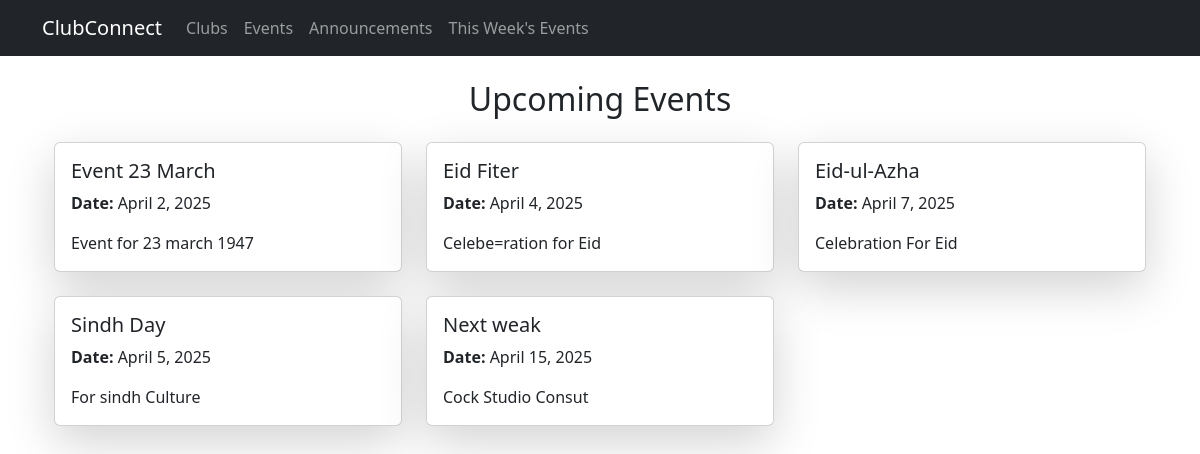
Page /clubs/events/ on the committed database.
### clubapp/models.py (models this page shows, shortened)
class Event(models.Model):
    club = models.ForeignKey(Club, on_delete=models.CASCADE)
    title = models.CharField(max_length=255)
    description = models.TextField()
    date = models.DateField()

### clubapp/views.py (the view)
# urls.py: path('events/', views.event_list, name='event_list'),
def event_list(request):
    events = Event.objects.all()
    return render(request, 'clubapp/event_list.html', {'events': events})

### clubapp/templates/clubapp/event_list.html
{% extends 'base.html' %}
{% block content %}
<div class="container">
    <h2 class="text-center my-4">Upcoming Events</h2>
    <div class="row">
        {% for event in events %}
        <div class="col-md-4">
            <div class="card shadow-lg mb-4">
                <div class="card-body">
                    <h5 class="card-title">{{ event.title }}</h5>
                    <p class="card-text"><strong>Date:</strong> {{ event.date }}</p>
                    <p class="card-text">{{ event.description|truncatewords:15 }}</p>
                </div>
            </div>
        </div>
        {% empty %}
        <p class="text-center">No upcoming events.</p>
        {% endfor %}
    </div>
</div>
{% endblock %}

### clubapp/templates/base.html (shortened to what this page needs)
<!DOCTYPE html>
<html lang="en">
<head>
    <link href="https://cdn.jsdelivr.net/npm/bootstrap@5.3.0/dist/css/bootstrap.min.css" rel="stylesheet">
</head>
<body>
    <nav class="navbar navbar-expand-lg navbar-dark bg-dark">
        <div class="container">
            <a class="navbar-brand" href="#">ClubConnect</a>
            <div class="collapse navbar-collapse" id="navbarNav">
                <ul class="navbar-nav">
                    <li class="nav-item"><a class="nav-link" href="{% url 'club_list' %}">Clubs</a></li>
                    <li class="nav-item"><a class="nav-link" href="{% url 'event_list' %}">Events</a></li>
                    <li class="nav-item"><a class="nav-link" href="{% url 'announcement_list' %}">Announcements</a></li>
                    <li class="nav-item"><a class="nav-link" href="{% url 'this_week_events' %}">This Week's Events</a></li>
                </ul>
            </div>
        </div>
    </nav>
    <div class="container mt-4">
        {% block content %}
        {% endblock %}
    </div>
</body>
</html>

### rows in the picture
Event: title "Event 23 March", date "April 2, 2025", description "Event for 23 march 1947"
Event: title "Eid Fiter", date "April 4, 2025", description "Celebe=ration for Eid"
Event: title "Eid-ul-Azha", date "April 7, 2025", description "Celebration For Eid"
Event: title "Sindh Day", date "April 5, 2025", description "For sindh Culture"
Event: title "Next weak", date "April 15, 2025", description "Cock Studio Consut"
